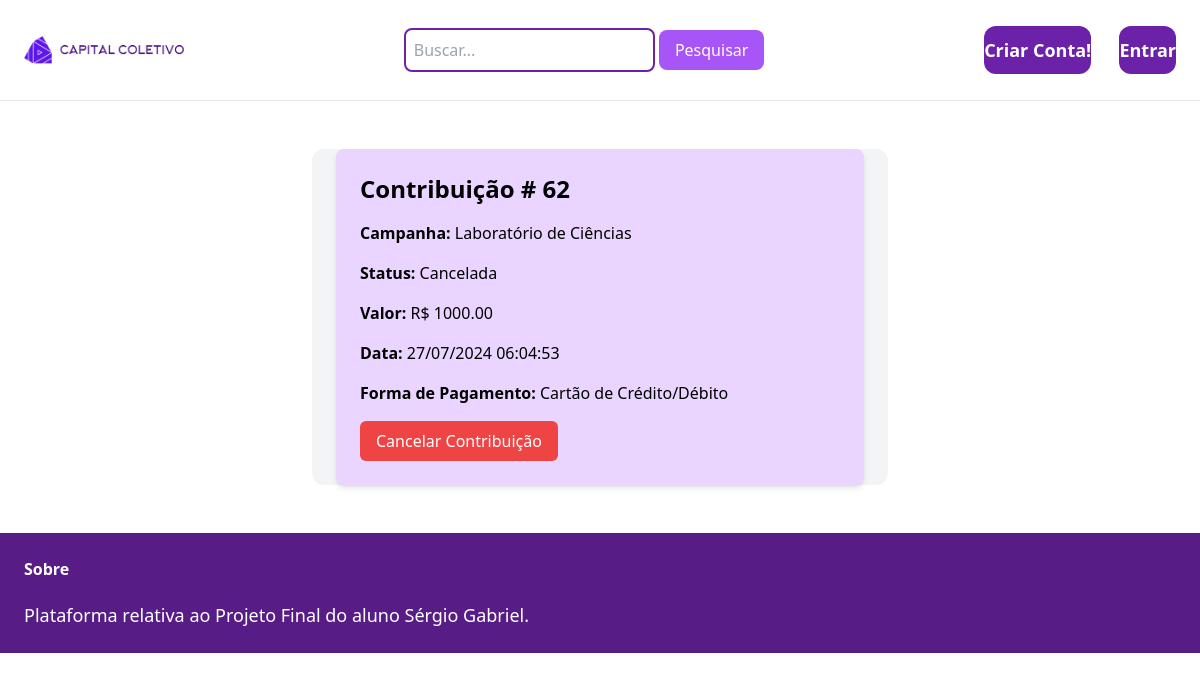
Screenshot of /contribuicoes/contrib_realizada/62 with the database file from the repository.
### contribuicoes/models.py (models this page shows, shortened)
class ContribuicaoFinanceira(models.Model):
    usuario = models.ForeignKey(get_user_model(), on_delete=models.CASCADE, related_name='contribuicoes')
    campanha = models.ForeignKey(Campanha, on_delete=models.CASCADE, related_name='contribuicoes')
    DOACAO = 'DOACAO'
    RECOMPENSA = 'RECOMPENSA'
    EMPRESTIMO = 'EMPRESTIMO'
    TIPOS_CROWDFUNDING = [
        (DOACAO, 'Doação'),
        (RECOMPENSA, 'Recompensa'),
        (EMPRESTIMO, 'Empréstimo'),
    ]
    tipo_crowd = models.CharField(max_length=10, choices=TIPOS_CROWDFUNDING, null=True, blank=True,)
    STATUS_ATIVA = 'Ativa'
    STATUS_FINALIZADA = 'Finalizada'
    STATUS_CANCELADA = 'Cancelada'
    STATUS_CHOICES = [
        (STATUS_ATIVA, 'Ativa'),
        (STATUS_FINALIZADA, 'Finalizada'),
        (STATUS_CANCELADA, 'Cancelada'),
    ]
    status_contrib = models.CharField(max_length=20, choices=STATUS_CHOICES, default=STATUS_ATIVA)
    crowd_id = models.PositiveIntegerField(null=True, blank=True,)
    data_contribuicao = models.DateTimeField(auto_now_add=True)
    valor_contribuicao = models.DecimalField(max_digits=10, decimal_places=2, null=True, blank=True,)
    detalhe_contribuicao = models.ForeignKey(Recompensa, null=True, blank=True, on_delete=models.SET_NULL, related_name='contribuicoes')
    FORMA_PAGAMENTO_CHOICES = [
        ('CARTAO', 'Cartão de Crédito/Débito'),
        ('PIX', 'Pix'),
    ]
    forma_pagamento = models.CharField(max_length=10, choices=FORMA_PAGAMENTO_CHOICES, blank=True, null=True)
    nome_titular = models.CharField(max_length=100, blank=True, null=True)
    numero_cartao = models.CharField(max_length=16, blank=True, null=True)
    validade_cartao = models.DateField(blank=True, null=True)
    cvv_cartao = models.CharField(max_length=4, blank=True, null=True)
    chave_pix = models.CharField(max_length=100, blank=True, null=True)

### campanhas/models.py (models this page shows, shortened)
class Campanha(models.Model):
    ACESSO_IMEDIATO = 'ACESSO_IMEDIATO'
    TUDO_OU_NADA = 'TUDO_OU_NADA'
    MODOS_CHOICES = [
        (ACESSO_IMEDIATO, 'Acesso Imediato'),
        (TUDO_OU_NADA, 'Tudo ou Nada')
    ]
    titulo = models.CharField(max_length=255)
    descricao = models.TextField()
    meta = models.DecimalField(max_digits=10, decimal_places=2)
    data_inicio = models.DateField()
    data_fim = models.DateField()
    arrecadacao_atual = models.DecimalField(max_digits=10, decimal_places=2, default=0)
    modo = models.CharField(max_length=20, choices=MODOS_CHOICES, null=True, blank=True)
    projeto = models.ForeignKey(Projeto, on_delete=models.CASCADE, related_name='campanhas', null=True, blank=True)
    em_andamento = models.BooleanField(default=True)  # True para "Em Andamento", False para "Concluída"
    tipo_crowdfunding = models.ForeignKey('TipoCrowdfunding', on_delete=models.CASCADE, related_name='campanhas')
    def __str__(self):
        return self.titulo

### contribuicoes/views.py (the view)
# urls.py: path('contrib_realizada/<int:contrib_id>', views.contrib_realizada, name='contrib_realizada'),
def contrib_realizada(request, contrib_id):
    contribuicao = get_object_or_404(ContribuicaoFinanceira, pk=contrib_id)
    return render(request, 'contribuicoes/34_Contribuicao_Realizada.html', {
            'contribuicao': contribuicao,
        })

### contribuicoes/templates/contribuicoes/34_Contribuicao_Realizada.html (shortened to what this page needs)
{% extends 'usuarios/base.html' %}
{% block conteudo %}
<div class="w-1/2 my-6 mx-auto px-6 bg-gray-100 rounded-xl">
    <div class="max-w-xl mx-auto bg-purple-200 p-6 rounded-lg shadow-md">
        <h1 class="text-2xl font-bold mb-4">Contribuição # {{ contribuicao.id }}</h1>
        <div class="mb-4">
            <p><span class="font-bold">Campanha:</span> {{ contribuicao.campanha }}</p>
        </div>
        <div class="mb-4">
            <p><span class="font-bold">Status:</span> {{ contribuicao.get_status_contrib_display }}</p>
        </div>
        <div class="mb-4">
            <p><span class="font-bold">Valor:</span> R$ {{ contribuicao.valor_contribuicao }}</p>
        </div>
        <div class="mb-4">
            <p><span class="font-bold">Data:</span> {{ contribuicao.data_contribuicao|date:"d/m/Y H:i:s" }}</p>
        </div>
        <div class="mb-4">
            <p><span class="font-bold">Forma de Pagamento:</span> {{ contribuicao.forma_pagamento }}</p>
        </div>
        <form action="{% url 'contribuicoes:motivo_cancel_contrib' contribuicao.id %}" method="post">
            <button type="submit" class="bg-red-500 text-white py-2 px-4 rounded-md">Cancelar Contribuição</button>
        </form>
    </div>
</div>
{% endblock %}

### rows the page displays
ContribuicaoFinanceira: id "62", campanha "Laboratório de Ciências", status_contrib "Cancelada", valor_contribuicao "1000.00", data_contribuicao "27/07/2024 06:04:53", forma_pagamento "Cartão de Crédito/Débito"
